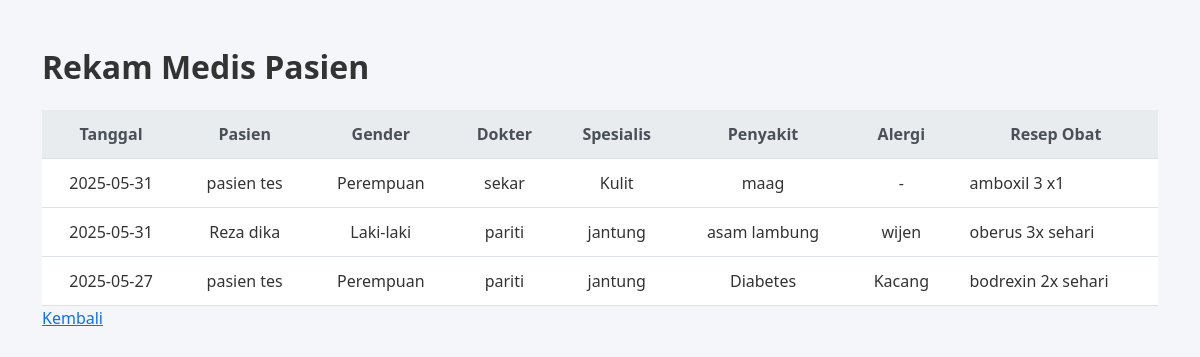
Page /resepsionis/rekam_medis.php on the committed database.
### tables this page shows
CREATE TABLE `prestb` (
  `presID` int NOT NULL,
  `pid` int DEFAULT NULL,
  `dokter_id` int DEFAULT NULL,
  `fname` varchar(100) DEFAULT NULL,
  `lname` varchar(100) DEFAULT NULL,
  `appdate` date DEFAULT NULL,
  `apptime` time DEFAULT NULL,
  `disease` varchar(255) DEFAULT NULL,
  `allergy` varchar(255) DEFAULT NULL,
  `prescription` text
);

CREATE TABLE `patreg` (
  `pid` int NOT NULL,
  `fname` varchar(100) DEFAULT NULL,
  `lname` varchar(100) DEFAULT NULL,
  `gender` varchar(10) DEFAULT NULL,
  `email` varchar(100) DEFAULT NULL,
  `contact` varchar(20) DEFAULT NULL,
  `password` varchar(100) DEFAULT NULL,
  `cpassword` varchar(100) DEFAULT NULL
);

CREATE TABLE `doctb` (
  `dokter_id` int NOT NULL,
  `username` varchar(50) NOT NULL,
  `password` varchar(100) NOT NULL,
  `doctorname` varchar(100) DEFAULT NULL,
  `email` varchar(100) DEFAULT NULL,
  `spec` varchar(100) DEFAULT NULL
);

### resepsionis/rekam_medis.php (the view, shortened to what this page needs)
<?php
include '../config.php';
?>
<!DOCTYPE html>
<html lang="id">
<head>
    <link href="https://cdn.jsdelivr.net/npm/bootstrap@5.3.0/dist/css/bootstrap.min.css" rel="stylesheet" />
</head>
<body>
<div class="container mt-5">
    <h2>Rekam Medis Pasien</h2>
    <div class="table-responsive">
        <table class="table-flat">
            <thead>
                <tr>
                    <th>Tanggal</th>
                    <th>Pasien</th>
                    <th>Gender</th>
                    <th>Dokter</th>
                    <th>Spesialis</th>
                    <th>Penyakit</th>
                    <th>Alergi</th>
                    <th>Resep Obat</th>
                </tr>
            </thead>
            <tbody>
                <?php
                $query = "SELECT pr.appdate, pr.fname AS pfname, pr.lname AS plname, pr.disease, pr.allergy, pr.prescription,
                                p.gender,
                                d.doctorname, d.spec
                         FROM prestb pr
                         LEFT JOIN patreg p ON pr.pid = p.pid
                         LEFT JOIN doctb d ON pr.dokter_id = d.dokter_id
                         ORDER BY pr.appdate DESC";
                $result = mysqli_query($conn, $query);
                if (mysqli_num_rows($result) > 0) {
                    while ($row = mysqli_fetch_assoc($result)) {
                        echo "<tr>";
                        echo "<td>" . htmlspecialchars($row['appdate']) . "</td>";
                        echo "<td>" . htmlspecialchars($row['pfname'] . ' ' . $row['plname']) . "</td>";
                        echo "<td>" . htmlspecialchars($row['gender']) . "</td>";
                        echo "<td>" . htmlspecialchars($row['doctorname']) . "</td>";
                        echo "<td>" . htmlspecialchars($row['spec']) . "</td>";
                        echo "<td>" . htmlspecialchars($row['disease']) . "</td>";
                        echo "<td>" . htmlspecialchars($row['allergy']) . "</td>";
                        echo "<td class='text-start'>" . nl2br(htmlspecialchars($row['prescription'])) . "</td>";
                        echo "</tr>";
                    }
                } else {
                    echo "<tr><td colspan='8'>Tidak ada data rekam medis.</td></tr>";
                }
                ?>
            </tbody>
        </table>
    </div>
    <a href="../resepsionis_dashboard.php" >Kembali </a>
</div>
</body>
</html>

### resepsionis/rekam_medis.php (style rules this page uses)
body { background-color: #f4f6f9; font-family: 'Segoe UI', Tahoma, Geneva, Verdana, sans-serif; color: #333; }
h2 { font-weight: 600; margin-bottom: 1.5rem; }
.table-flat { width: 100%; border-collapse: collapse; background: #fff; }
.table-flat thead { background-color: #e9ecef; color: #495057; }
.table-flat th, .table-flat td { padding: 12px 16px; text-align: center; border-bottom: 1px solid #dee2e6; vertical-align: middle; }
.table-flat td.text-start { text-align: left; white-space: pre-wrap; }

### rows in the picture
prestb: appdate "2025-05-31", fname+lname "pasien tes", pid.gender "Perempuan", dokter.doctorname "sekar", dokter.spec "Kulit", disease "maag", allergy "-", prescription "amboxil 3 x1"
prestb: appdate "2025-05-31", fname+lname "Reza dika", pid.gender "Laki-laki", dokter.doctorname "pariti", dokter.spec "jantung", disease "asam lambung", allergy "wijen", prescription "oberus 3x sehari"
prestb: appdate "2025-05-27", fname+lname "pasien tes", pid.gender "Perempuan", dokter.doctorname "pariti", dokter.spec "jantung", disease "Diabetes", allergy "Kacang", prescription "bodrexin 2x sehari"
